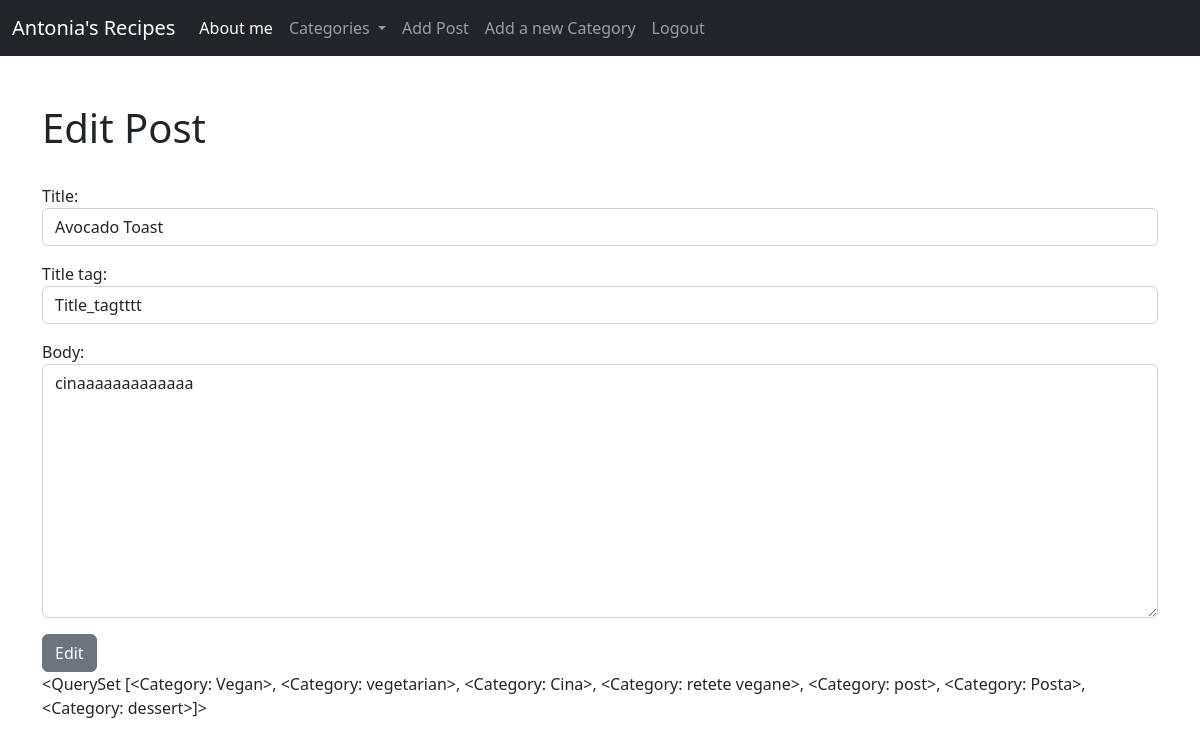
Screenshot of /post/edit/50 (signed in) with the database file from the repository.
### core/models.py (models this page shows, shortened)
class Post(models.Model):
    title = models.CharField(max_length=255)
    title_tag = models.CharField(max_length=255, default="Title_tag")
    author = models.ForeignKey(User, on_delete=models.CASCADE)
    body = models.TextField()
    post_date = models.DateField(auto_now_add=True)
    category = models.CharField(max_length=255, default="Desert")

class Category(models.Model):
    name = models.CharField(max_length=255)
    def __str__(self):
        return self.name

### core/views.py (the view)
# urls.py: path('post/edit/<int:pk>',UpdatePostView.as_view(),name="update_post"),
class UpdatePostView(UpdateView):
    model = Post
    form_class = EditForm
    template_name = 'update_post.html'
    def get_context_data(self, *args, **kwargs):
        cat_menu = Category.objects.all()
        context = super(UpdatePostView,self).get_context_data(*args, **kwargs)
        context["cat_menu"] = cat_menu
        return context

### core/forms.py
class EditForm(forms.ModelForm):
    class Meta:
        model = Post
        fields = ('title', 'title_tag', 'body')
        widgets = {
            'title': forms.TextInput(attrs={'class': 'form-control'}),
            'title_tag': forms.TextInput(attrs={'class': 'form-control'}),
            'body': forms.Textarea(attrs={'class': 'form-control'}),
        }

### core/templates/update_post.html (shortened to what this page needs)
{% extends 'base.html' %}
{% block content%}
{% if user.is_authenticated %}
<h1>Edit Post</h1>
<br>
<div class="form-group">
    <form method="POST">
        {{ form.as_p }}
        <button class="btn btn-secondary">Edit</button>
</div>
{% else %}
<h3>Error!</h3>
{% endif %}
{% endblock %}

### core/templates/base.html (shortened to what this page needs)
<!doctype html>
<html lang="en">
  <head>
    <link href="https://cdn.jsdelivr.net/npm/bootstrap@5.2.3/dist/css/bootstrap.min.css" rel="stylesheet">
  </head>
  <body>
    <nav class="navbar navbar-expand-lg navbar-dark bg-dark">
      <div class="container-fluid">
        <a class="navbar-brand" href="{% url 'home' %}">Antonia's Recipes</a>
        <div class="collapse navbar-collapse" id="navbarSupportedContent">
          <ul class="navbar-nav me-auto mb-2 mb-lg-0">
            <li class="nav-item">
              <a class="nav-link active" aria-current="page" href="{% url 'home' %}">About me</a>
            </li>
            {% if cat_menu %}
            <li class="nav-item dropdown">
              <a class="nav-link dropdown-toggle" href="#" role="button" data-bs-toggle="dropdown" aria-expanded="false">
                Categories
              </a>
            </li>
            {% else %}
            <li class="nav-item">
                <a class="nav-link" href="{% url 'category-list' %}">Categories</a>
              </li>
            {% endif %}
            {% if user.is_authenticated %}
              <li class="nav-item">
                <a class="nav-link" href="{% url 'add_post' %}">Add Post</a>
              </li>
              <li class="nav-item">
                <a class="nav-link" href="{% url 'add_category' %}">Add a new Category</a>
              </li>
              <li class="nav-item">
                <a class="nav-link" href="{% url 'logout' %}">Logout</a>
              </li>
            {% endif %}
          </ul>
        </div>
      </div>
    </nav>
    <br>
    <br>
    <div class = "container">
    {% block content%}
    {% endblock %}
      {{cat_menu}}
    </div>
  </body>
</html>

### rows the page displays
Post: title "Avocado Toast", title_tag "Title_tagtttt", body "cinaaaaaaaaaaaaa"
Category: name.name "<QuerySet [<Category: Vegan>, <Category: vegetarian>, <Category: Cina>, <Category: retete vegane>, <Category: post>, <Category: Posta>, <Category: dessert>]>"
